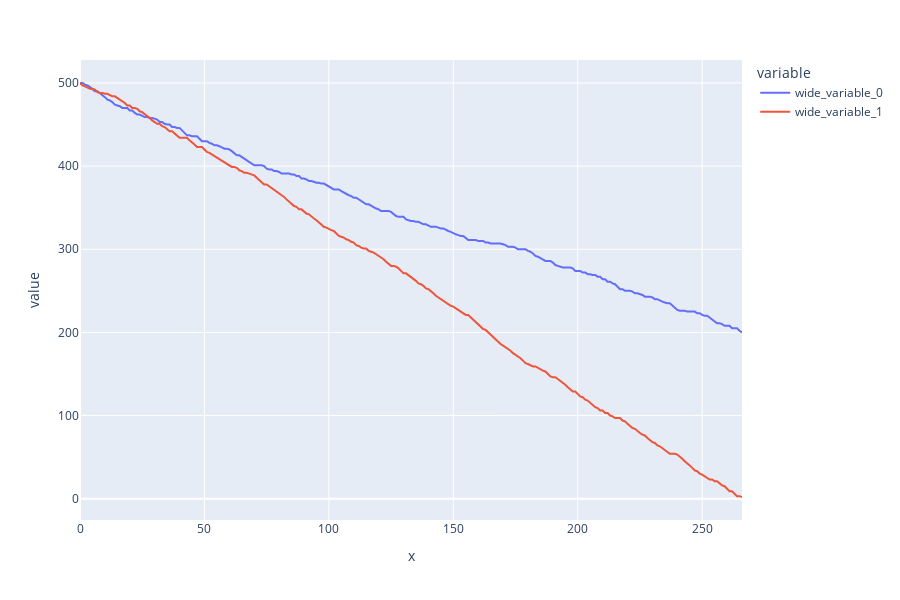

The notebook cell this image was saved under:
### Code cell
px.line(x=range(len(dados_j1)), y=[dados_j1, dados_j2], height=600)

### Figure 1 — Plotly figure (JSON) as saved in the notebook; plotly's stock layout.template omitted (floating-point values rounded to 4 significant figures; data arrays with more than 128 entries replaced by an {"elided": "..."} marker saying what was removed)
{"data": [{"hovertemplate": "variable=wide_variable_0<br>x=%{x}<br>value=%{y}<extra></extra>", "legendgroup": "wide_variable_0", "line": {"color": "#636efa", "dash": "solid"}, "marker": {"symbol": "circle"}, "mode": "lines", "name": "wide_variable_0", "orientation": "v", "showlegend": true, "type": "scatter", "x": {"elided": "267 int values"}, "xaxis": "x", "y": {"elided": "267 int values"}, "yaxis": "y"}, {"hovertemplate": "variable=wide_variable_1<br>x=%{x}<br>value=%{y}<extra></extra>", "legendgroup": "wide_variable_1", "line": {"color": "#EF553B", "dash": "solid"}, "marker": {"symbol": "circle"}, "mode": "lines", "name": "wide_variable_1", "orientation": "v", "showlegend": true, "type": "scatter", "x": {"elided": "267 int values"}, "xaxis": "x", "y": {"elided": "267 int values"}, "yaxis": "y"}], "layout": {"height": 600, "legend": {"title": {"text": "variable"}, "tracegroupgap": 0}, "margin": {"t": 60}, "xaxis": {"anchor": "y", "domain": [0, 1], "title": {"text": "x"}}, "yaxis": {"anchor": "x", "domain": [0, 1], "title": {"text": "value"}}}}
